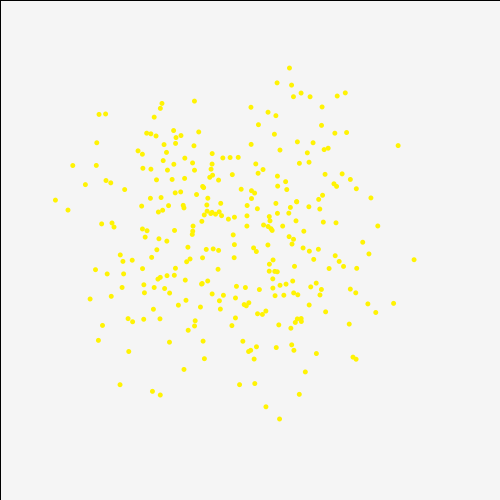
Frame 1 (no input)
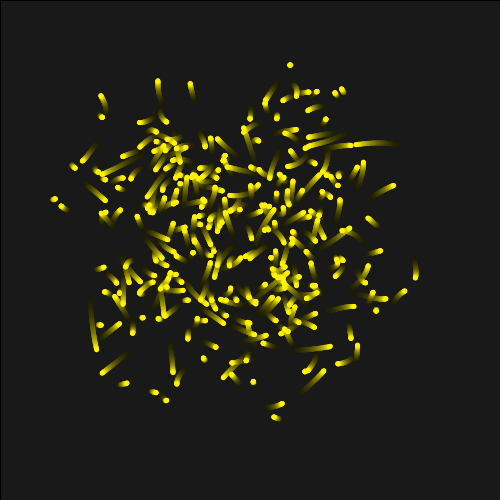
Frame 60 (the mouse pressed at the canvas centre just before this capture)
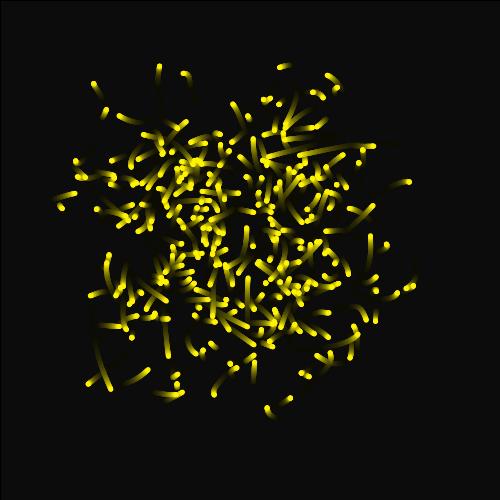
Frame 120 (the mouse held since frame 60 and released just before this capture)

The Processing sketch that drew these frames (run headless with seeded random() and noise(); from frame 60 on, the mouse is pressed at the canvas centre):

// Processing sketch: Magic_Worms
// ── Magic_Worms.pde
void setup() {
size(500, 500);
background(255, 255, 255);

}

void draw() {
    makeMagical();
    
for(int i=0; i<300; i++) {
  fill(255, 243, 3);
  noStroke();
ellipse( getWormX(i), getWormY(i), 5, 5);
}

}

float frequency = .001;
    float noiseInterval = PI;

    void makeMagical() {
        fill( 0, 0, 0, 10 );
        rect(0, 0, width, height);
        noStroke();
    }

    float getWormX(int i) {
        return map(noise(i*noiseInterval + frameCount * frequency), 0, 1, 0, width);
    }

    float getWormY(int i) {
        return map(noise(i*noiseInterval+1 + frameCount * frequency), 0, 1, 0, height);
    }
